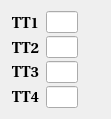
  <widget class="QWidget" name="widget_4" native="true">
   <property name="geometry">
    <rect>
     <x>750</x>
     <y>110</y>
     <width>111</width>
     <height>101</height>
    </rect>
   </property>
   <layout class="QHBoxLayout" name="horizontalLayout_27">
    <item>
     <layout class="QVBoxLayout" name="verticalLayout_17">
      <property name="spacing">
       <number>2</number>
      </property>
      <item>
       <widget class="QLabel" name="label_91">
        <property name="font">
         <font>
          <family>Utopia</family>
          <pointsize>11</pointsize>
          <weight>75</weight>
          <bold>true</bold>
         </font>
        </property>
        <property name="text">
         <string>TT1</string>
        </property>
        <property name="alignment">
         <set>Qt::AlignCenter</set>
        </property>
       </widget>
      </item>
      <item>
       <widget class="QLabel" name="label_92">
        <property name="font">
         <font>
          <family>Utopia</family>
          <pointsize>11</pointsize>
          <weight>75</weight>
          <bold>true</bold>
         </font>
        </property>
        <property name="text">
         <string>TT2</string>
        </property>
        <property name="alignment">
         <set>Qt::AlignCenter</set>
        </property>
       </widget>
      </item>
      <item>
       <widget class="QLabel" name="label_93">
        <property name="font">
         <font>
          <family>Utopia</family>
          <pointsize>11</pointsize>
          <weight>75</weight>
          <bold>true</bold>
         </font>
        </property>
        <property name="text">
         <string>TT3</string>
        </property>
        <property name="alignment">
         <set>Qt::AlignCenter</set>
        </property>
       </widget>
      </item>
      <item>
       <widget class="QLabel" name="label_94">
        <property name="font">
         <font>
          <family>Utopia</family>
          <pointsize>11</pointsize>
          <weight>75</weight>
          <bold>true</bold>
         </font>
        </property>
        <property name="text">
         <string>TT4</string>
        </property>
        <property name="alignment">
         <set>Qt::AlignCenter</set>
        </property>
       </widget>
      </item>
     </layout>
    </item>
    <item>
     <layout class="QHBoxLayout" name="horizontalLayout_28">
      <property name="spacing">
       <number>2</number>
      </property>
      <item>
       <layout class="QVBoxLayout" name="verticalLayout_18">
        <property name="spacing">
         <number>3</number>
        </property>
        <item>
         <widget class="PyDMLineEdit" name="PyDMLineEdit_17">
          <property name="toolTip">
           <string/>
          </property>
          <property name="whatsThis">
           <string>
    Writeable text field to send and display channel values
    </string>
          </property>
          <property name="alignment">
           <set>Qt::AlignCenter</set>
          </property>
          <property name="readOnly">
           <bool>true</bool>
          </property>
         </widget>
        </item>
        <item>
         <widget class="PyDMLineEdit" name="PyDMLineEdit_18">
          <property name="toolTip">
           <string/>
          </property>
          <property name="whatsThis">
           <string>
    Writeable text field to send and display channel values
    </string>
          </property>
          <property name="alignment">
           <set>Qt::AlignCenter</set>
          </property>
          <property name="readOnly">
           <bool>true</bool>
          </property>
         </widget>
        </item>
        <item>
         <widget class="PyDMLineEdit" name="PyDMLineEdit_19">
          <property name="toolTip">
           <string/>
          </property>
          <property name="whatsThis">
           <string>
    Writeable text field to send and display channel values
    </string>
          </property>
          <property name="alignment">
           <set>Qt::AlignCenter</set>
          </property>
          <property name="readOnly">
           <bool>true</bool>
          </property>
         </widget>
        </item>
        <item>
         <widget class="PyDMLineEdit" name="PyDMLineEdit_20">
          <property name="toolTip">
           <string/>
          </property>
          <property name="whatsThis">
           <string>
    Writeable text field to send and display channel values
    </string>
          </property>
          <property name="alignment">
           <set>Qt::AlignCenter</set>
          </property>
          <property name="readOnly">
           <bool>true</bool>
          </property>
         </widget>
        </item>
       </layout>
      </item>
      <item>
       <layout class="QVBoxLayout" name="verticalLayout_19">
        <property name="spacing">
         <number>1</number>
        </property>
        <property name="sizeConstraint">
         <enum>QLayout::SetDefaultConstraint</enum>
        </property>
        <item>
         <widget class="QLabel" name="label_95">
          <property name="sizePolicy">
           <sizepolicy hsizetype="Preferred" vsizetype="Preferred">
            <horstretch>0</horstretch>
            <verstretch>0</verstretch>
           </sizepolicy>
          </property>
          <property name="minimumSize">
           <size>
            <width>20</width>
            <height>20</height>
           </size>
          </property>
          <property name="maximumSize">
           <size>
            <width>20</width>
            <height>20</height>
           </size>
          </property>
          <property name="styleSheet">
           <string notr="true">background-color: transparent;</string>
          </property>
          <property name="text">
           <string/>
          </property>
          <property name="pixmap">
           <pixmap>images/led_red.png</pixmap>
          </property>
          <property name="scaledContents">
           <bool>true</bool>
          </property>
          <property name="alignment">
           <set>Qt::AlignCenter</set>
          </property>
         </widget>
        </item>
        <item>
         <widget class="QLabel" name="label_96">
          <property name="sizePolicy">
           <sizepolicy hsizetype="Preferred" vsizetype="Preferred">
            <horstretch>0</horstretch>
            <verstretch>0</verstretch>
           </sizepolicy>
          </property>
          <property name="minimumSize">
           <size>
            <width>20</width>
            <height>20</height>
           </size>
          </property>
          <property name="maximumSize">
           <size>
            <width>20</width>
            <height>20</height>
           </size>
          </property>
          <property name="styleSheet">
           <string notr="true">background-color: transparent;</string>
          </property>
          <property name="text">
           <string/>
          </property>
          <property name="pixmap">
           <pixmap>images/led_red.png</pixmap>
          </property>
          <property name="scaledContents">
           <bool>true</bool>
          </property>
          <property name="alignment">
           <set>Qt::AlignCenter</set>
          </property>
         </widget>
        </item>
        <item>
         <widget class="QLabel" name="label_97">
          <property name="sizePolicy">
           <sizepolicy hsizetype="Preferred" vsizetype="Preferred">
            <horstretch>0</horstretch>
            <verstretch>0</verstretch>
           </sizepolicy>
          </property>
          <property name="minimumSize">
           <size>
            <width>20</width>
            <height>20</height>
           </size>
          </property>
          <property name="maximumSize">
           <size>
            <width>20</width>
            <height>20</height>
           </size>
          </property>
          <property name="styleSheet">
           <string notr="true">background-color: transparent;</string>
          </property>
          <property name="text">
           <string/>
          </property>
          <property name="pixmap">
           <pixmap>images/led_red.png</pixmap>
          </property>
          <property name="scaledContents">
           <bool>true</bool>
          </property>
          <property name="alignment">
           <set>Qt::AlignCenter</set>
          </property>
         </widget>
        </item>
        <item>
         <widget class="QLabel" name="label_98">
          <property name="sizePolicy">
           <sizepolicy hsizetype="Preferred" vsizetype="Preferred">
            <horstretch>0</horstretch>
            <verstretch>0</verstretch>
           </sizepolicy>
          </property>
          <property name="minimumSize">
           <size>
            <width>20</width>
            <height>20</height>
           </size>
          </property>
          <property name="maximumSize">
           <size>
            <width>20</width>
            <height>20</height>
           </size>
          </property>
          <property name="styleSheet">
           <string notr="true">background-color: transparent;</string>
          </property>
          <property name="text">
           <string/>
          </property>
          <property name="pixmap">
           <pixmap>images/led_red.png</pixmap>
          </property>
          <property name="scaledContents">
           <bool>true</bool>
          </property>
          <property name="alignment">
           <set>Qt::AlignCenter</set>
          </property>
         </widget>
        </item>
       </layout>
      </item>
     </layout>
    </item>
   </layout>
  </widget>
